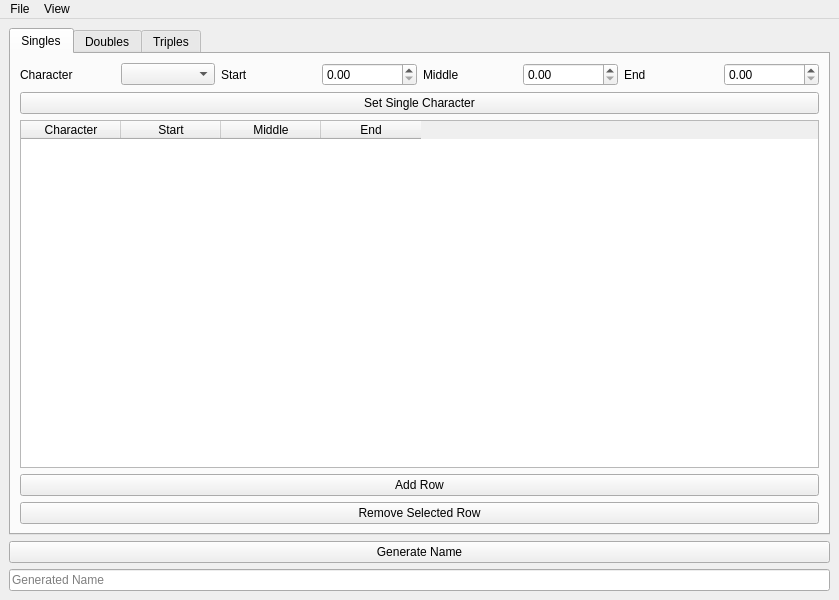
<?xml version="1.0" encoding="UTF-8"?>
<ui version="4.0">
 <class>MainWindow</class>
 <widget class="QMainWindow" name="MainWindow">
  <property name="geometry">
   <rect>
    <x>0</x>
    <y>0</y>
    <width>800</width>
    <height>600</height>
   </rect>
  </property>
  <property name="windowTitle">
   <string>LTR Editor</string>
  </property>
  <widget class="QWidget" name="centralwidget">
   <layout class="QVBoxLayout" name="verticalLayout">
    <item>
     <widget class="QTabWidget" name="tabWidget">
      <property name="tabPosition">
       <enum>QTabWidget::North</enum>
      </property>
      <widget class="QWidget" name="tabSingles">
       <attribute name="title">
        <string>Singles</string>
       </attribute>
       <layout class="QVBoxLayout" name="verticalLayoutSingles">
        <item>
         <layout class="QHBoxLayout" name="horizontalLayoutSingleSelection">
          <item>
           <widget class="QLabel" name="labelSingleChar">
            <property name="text">
             <string>Character</string>
            </property>
           </widget>
          </item>
          <item>
           <widget class="QComboBox" name="comboBoxSingleChar" />
          </item>
          <item>
           <widget class="QLabel" name="labelSingleStart">
            <property name="text">
             <string>Start</string>
            </property>
           </widget>
          </item>
          <item>
           <widget class="QDoubleSpinBox" name="spinBoxSingleStart">
            <property name="minimum">
             <double>0.000000000000000</double>
            </property>
            <property name="maximum">
             <double>1.000000000000000</double>
            </property>
            <property name="singleStep">
             <double>0.010000000000000</double>
            </property>
           </widget>
          </item>
          <item>
           <widget class="QLabel" name="labelSingleMiddle">
            <property name="text">
             <string>Middle</string>
            </property>
           </widget>
          </item>
          <item>
           <widget class="QDoubleSpinBox" name="spinBoxSingleMiddle">
            <property name="minimum">
             <double>0.000000000000000</double>
            </property>
            <property name="maximum">
             <double>1.000000000000000</double>
            </property>
            <property name="singleStep">
             <double>0.010000000000000</double>
            </property>
           </widget>
          </item>
          <item>
           <widget class="QLabel" name="labelSingleEnd">
            <property name="text">
             <string>End</string>
            </property>
           </widget>
          </item>
          <item>
           <widget class="QDoubleSpinBox" name="spinBoxSingleEnd">
            <property name="minimum">
             <double>0.000000000000000</double>
            </property>
            <property name="maximum">
             <double>1.000000000000000</double>
            </property>
            <property name="singleStep">
             <double>0.010000000000000</double>
            </property>
           </widget>
          </item>
         </layout>
        </item>
        <item>
         <widget class="QPushButton" name="buttonSetSingle">
          <property name="text">
           <string>Set Single Character</string>
          </property>
         </widget>
        </item>
        <item>
         <widget class="QTableWidget" name="tableSingles">
          <column>
           <property name="text">
            <string>Character</string>
           </property>
          </column>
          <column>
           <property name="text">
            <string>Start</string>
           </property>
          </column>
          <column>
           <property name="text">
            <string>Middle</string>
           </property>
          </column>
          <column>
           <property name="text">
            <string>End</string>
           </property>
          </column>
         </widget>
        </item>
        <item>
         <widget class="QPushButton" name="buttonAddSingle">
          <property name="text">
           <string>Add Row</string>
          </property>
         </widget>
        </item>
        <item>
         <widget class="QPushButton" name="buttonRemoveSingle">
          <property name="text">
           <string>Remove Selected Row</string>
          </property>
         </widget>
        </item>
       </layout>
      </widget>
      <widget class="QWidget" name="tabDoubles">
       <attribute name="title">
        <string>Doubles</string>
       </attribute>
       <layout class="QVBoxLayout" name="verticalLayoutDoubles">
        <item>
         <layout class="QHBoxLayout" name="horizontalLayoutDoubleSelection">
          <item>
           <widget class="QLabel" name="labelDoublePrevChar">
            <property name="text">
             <string>Previous Character</string>
            </property>
           </widget>
          </item>
          <item>
           <widget class="QComboBox" name="comboBoxDoublePrevChar" />
          </item>
          <item>
           <widget class="QLabel" name="labelDoubleChar">
            <property name="text">
             <string>Character</string>
            </property>
           </widget>
          </item>
          <item>
           <widget class="QComboBox" name="comboBoxDoubleChar" />
          </item>
          <item>
           <widget class="QLabel" name="labelDoubleStart">
            <property name="text">
             <string>Start</string>
            </property>
           </widget>
          </item>
          <item>
           <widget class="QDoubleSpinBox" name="spinBoxDoubleStart">
            <property name="minimum">
             <double>0.000000000000000</double>
            </property>
            <property name="maximum">
             <double>1.000000000000000</double>
            </property>
            <property name="singleStep">
             <double>0.010000000000000</double>
            </property>
           </widget>
          </item>
          <item>
           <widget class="QLabel" name="labelDoubleMiddle">
            <property name="text">
             <string>Middle</string>
            </property>
           </widget>
          </item>
          <item>
           <widget class="QDoubleSpinBox" name="spinBoxDoubleMiddle">
            <property name="minimum">
             <double>0.000000000000000</double>
            </property>
            <property name="maximum">
             <double>1.000000000000000</double>
            </property>
            <property name="singleStep">
             <double>0.010000000000000</double>
            </property>
           </widget>
          </item>
          <item>
           <widget class="QLabel" name="labelDoubleEnd">
            <property name="text">
             <string>End</string>
            </property>
           </widget>
          </item>
          <item>
           <widget class="QDoubleSpinBox" name="spinBoxDoubleEnd">
            <property name="minimum">
             <double>0.000000000000000</double>
            </property>
            <property name="maximum">
             <double>1.000000000000000</double>
            </property>
            <property name="singleStep">
             <double>0.010000000000000</double>
            </property>
           </widget>
          </item>
         </layout>
        </item>
        <item>
         <widget class="QPushButton" name="buttonSetDouble">
          <property name="text">
           <string>Set Double Character</string>
          </property>
         </widget>
        </item>
        <item>
         <widget class="QTableWidget" name="tableDoubles">
          <column>
           <property name="text">
            <string>Previous Character</string>
           </property>
          </column>
          <column>
           <property name="text">
            <string>Character</string>
           </property>
          </column>
          <column>
           <property name="text">
            <string>Start</string>
           </property>
          </column>
          <column>
           <property name="text">
            <string>Middle</string>
           </property>
          </column>
          <column>
           <property name="text">
            <string>End</string>
           </property>
          </column>
         </widget>
        </item>
        <item>
         <widget class="QPushButton" name="buttonAddDouble">
          <property name="text">
           <string>Add Row</string>
          </property>
         </widget>
        </item>
        <item>
         <widget class="QPushButton" name="buttonRemoveDouble">
          <property name="text">
           <string>Remove Selected Row</string>
          </property>
         </widget>
        </item>
       </layout>
      </widget>
      <widget class="QWidget" name="tabTriples">
       <attribute name="title">
        <string>Triples</string>
       </attribute>
       <layout class="QVBoxLayout" name="verticalLayoutTriples">
        <item>
         <layout class="QHBoxLayout" name="horizontalLayoutTripleSelection">
          <item>
           <widget class="QLabel" name="labelTriplePrev2Char">
            <property name="text">
             <string>Previous Character 2</string>
            </property>
           </widget>
          </item>
          <item>
           <widget class="QComboBox" name="comboBoxTriplePrev2Char" />
          </item>
          <item>
           <widget class="QLabel" name="labelTriplePrev1Char">
            <property name="text">
             <string>Previous Character 1</string>
            </property>
           </widget>
          </item>
          <item>
           <widget class="QComboBox" name="comboBoxTriplePrev1Char" />
          </item>
          <item>
           <widget class="QLabel" name="labelTripleChar">
            <property name="text">
             <string>Character</string>
            </property>
           </widget>
          </item>
          <item>
           <widget class="QComboBox" name="comboBoxTripleChar" />
          </item>
          <item>
           <widget class="QLabel" name="labelTripleStart">
            <property name="text">
             <string>Start</string>
            </property>
           </widget>
          </item>
          <item>
           <widget class="QDoubleSpinBox" name="spinBoxTripleStart">
            <property name="minimum">
             <double>0.000000000000000</double>
            </property>
            <property name="maximum">
             <double>1.000000000000000</double>
            </property>
            <property name="singleStep">
             <double>0.010000000000000</double>
            </property>
           </widget>
          </item>
          <item>
           <widget class="QLabel" name="labelTripleMiddle">
            <property name="text">
             <string>Middle</string>
            </property>
           </widget>
          </item>
          <item>
           <widget class="QDoubleSpinBox" name="spinBoxTripleMiddle">
            <property name="minimum">
             <double>0.000000000000000</double>
            </property>
            <property name="maximum">
             <double>1.000000000000000</double>
            </property>
            <property name="singleStep">
             <double>0.010000000000000</double>
            </property>
           </widget>
          </item>
          <item>
           <widget class="QLabel" name="labelTripleEnd">
            <property name="text">
             <string>End</string>
            </property>
           </widget>
          </item>
          <item>
           <widget class="QDoubleSpinBox" name="spinBoxTripleEnd">
            <property name="minimum">
             <double>0.000000000000000</double>
            </property>
            <property name="maximum">
             <double>1.000000000000000</double>
            </property>
            <property name="singleStep">
             <double>0.010000000000000</double>
            </property>
           </widget>
          </item>
         </layout>
        </item>
        <item>
         <widget class="QPushButton" name="buttonSetTriple">
          <property name="text">
           <string>Set Triple Character</string>
          </property>
         </widget>
        </item>
        <item>
         <widget class="QTableWidget" name="tableTriples">
          <column>
           <property name="text">
            <string>Previous Character 2</string>
           </property>
          </column>
          <column>
           <property name="text">
            <string>Previous Character 1</string>
           </property>
          </column>
          <column>
           <property name="text">
            <string>Character</string>
           </property>
          </column>
          <column>
           <property name="text">
            <string>Start</string>
           </property>
          </column>
          <column>
           <property name="text">
            <string>Middle</string>
           </property>
          </column>
          <column>
           <property name="text">
            <string>End</string>
           </property>
          </column>
         </widget>
        </item>
        <item>
         <widget class="QPushButton" name="buttonAddTriple">
          <property name="text">
           <string>Add Row</string>
          </property>
         </widget>
        </item>
        <item>
         <widget class="QPushButton" name="buttonRemoveTriple">
          <property name="text">
           <string>Remove Selected Row</string>
          </property>
         </widget>
        </item>
       </layout>
      </widget>
     </widget>
    </item>
    <item>
     <widget class="QPushButton" name="buttonGenerate">
      <property name="text">
       <string>Generate Name</string>
      </property>
     </widget>
    </item>
    <item>
     <widget class="QLineEdit" name="lineEditGeneratedName">
      <property name="placeholderText">
       <string>Generated Name</string>
      </property>
     </widget>
    </item>
   </layout>
  </widget>
  <widget class="QMenuBar" name="menubar">
   <property name="geometry">
    <rect>
     <x>0</x>
     <y>0</y>
     <width>800</width>
     <height>21</height>
    </rect>
   </property>
   <widget class="QMenu" name="menuFile">
    <property name="title">
     <string>File</string>
    </property>
    <addaction name="actionNew" />
    <addaction name="actionOpen" />
    <addaction name="actionSave" />
    <addaction name="actionSave_As" />
    <addaction name="separator" />
    <addaction name="actionRevert" />
    <addaction name="separator" />
    <addaction name="actionExit" />
   </widget>
   <widget class="QMenu" name="menuFormat">
    <property name="title">
     <string>View</string>
    </property>
   </widget>
   <addaction name="menuFile" />
   <addaction name="menuFormat" />
  </widget>
  <action name="actionNew">
   <property name="text">
    <string>New</string>
   </property>
  </action>
  <action name="actionOpen">
   <property name="text">
    <string>Open</string>
   </property>
  </action>
  <action name="actionSave">
   <property name="text">
    <string>Save</string>
   </property>
  </action>
  <action name="actionSave_As">
   <property name="text">
    <string>Save As</string>
   </property>
  </action>
  <action name="actionRevert">
   <property name="text">
    <string>Revert</string>
   </property>
  </action>
  <action name="actionExit">
   <property name="text">
    <string>Exit</string>
   </property>
  </action>
 </widget>
 <resources />
 <connections />
</ui>
